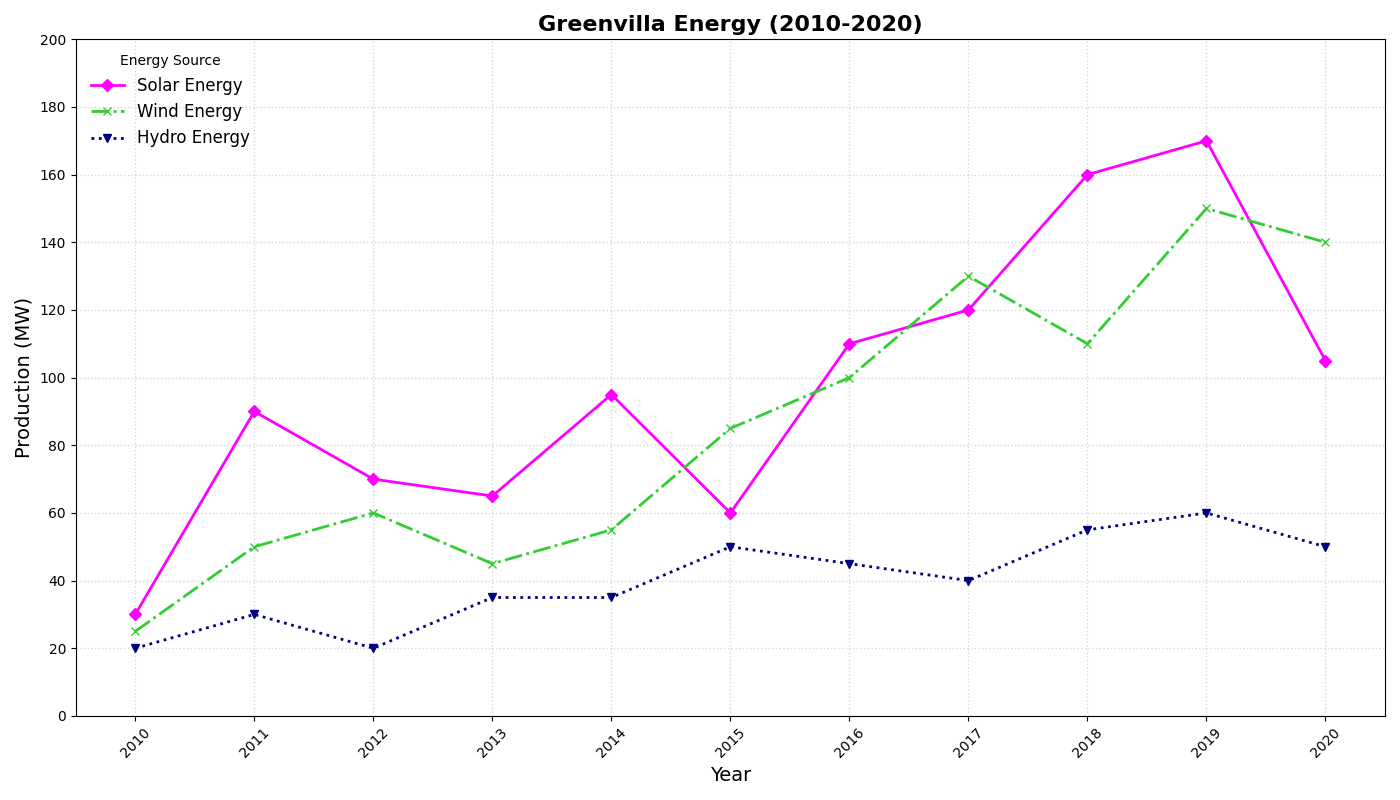

The script that drew this image:
import matplotlib.pyplot as plt
import numpy as np

years = np.arange(2010, 2021)

# Randomly altered energy data while preserving dimensions
solar_energy = np.array([30, 90, 70, 65, 95, 60, 110, 120, 160, 170, 105])
wind_energy = np.array([25, 50, 60, 45, 55, 85, 100, 130, 110, 150, 140])
hydro_energy = np.array([20, 30, 20, 35, 35, 50, 45, 40, 55, 60, 50])

fig, ax = plt.subplots(figsize=(14, 8))

ax.plot(years, solar_energy, label="Solar Energy", color='magenta', marker='D', linestyle='solid', linewidth=2)
ax.plot(years, wind_energy, label="Wind Energy", color='limegreen', marker='x', linestyle='dashdot', linewidth=2)
ax.plot(years, hydro_energy, label="Hydro Energy", color='navy', marker='v', linestyle='dotted', linewidth=2)

ax.set_title("Greenvilla Energy (2010-2020)", fontsize=16, fontweight='bold')
ax.set_xlabel('Year', fontsize=14)
ax.set_ylabel('Production (MW)', fontsize=14)

plt.xticks(years, rotation=45)
plt.yticks(np.arange(0, 201, 20))

ax.legend(title='Energy Source', fontsize=12, loc='upper left', frameon=False)
ax.grid(True, linestyle=':', linewidth=1.0, alpha=0.5)

plt.tight_layout()
plt.show()
